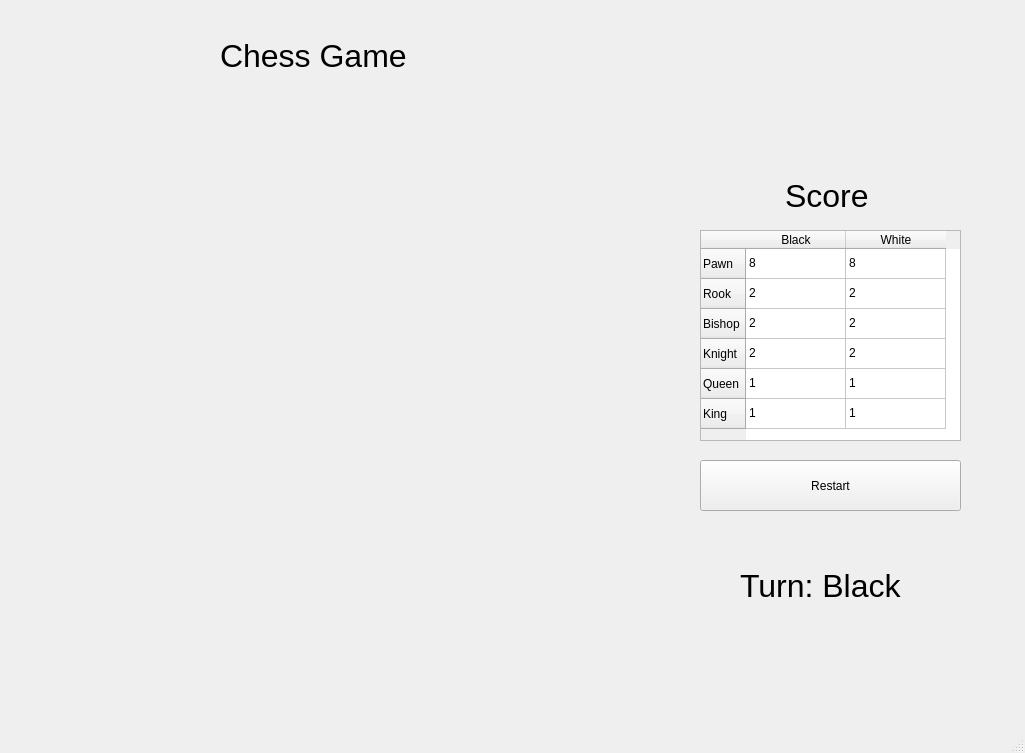
<?xml version="1.0" encoding="UTF-8"?>
<ui version="4.0">
 <class>MainWindow</class>
 <widget class="QMainWindow" name="MainWindow">
  <property name="geometry">
   <rect>
    <x>0</x>
    <y>0</y>
    <width>1025</width>
    <height>753</height>
   </rect>
  </property>
  <property name="windowTitle">
   <string>Chess</string>
  </property>
  <widget class="QWidget" name="centralwidget">
   <widget class="QLabel" name="label_board">
    <property name="geometry">
     <rect>
      <x>30</x>
      <y>37</y>
      <width>611</width>
      <height>721</height>
     </rect>
    </property>
    <property name="text">
     <string/>
    </property>
    <property name="pixmap">
     <pixmap>data/Chess_Board3.jpg</pixmap>
    </property>
   </widget>
   <widget class="QLabel" name="label_score">
    <property name="geometry">
     <rect>
      <x>785</x>
      <y>170</y>
      <width>101</width>
      <height>51</height>
     </rect>
    </property>
    <property name="font">
     <font>
      <pointsize>24</pointsize>
     </font>
    </property>
    <property name="text">
     <string>Score</string>
    </property>
   </widget>
   <widget class="QTableWidget" name="tableWidget">
    <property name="geometry">
     <rect>
      <x>700</x>
      <y>230</y>
      <width>261</width>
      <height>211</height>
     </rect>
    </property>
    <row>
     <property name="text">
      <string>Pawn</string>
     </property>
    </row>
    <row>
     <property name="text">
      <string>Rook</string>
     </property>
    </row>
    <row>
     <property name="text">
      <string>Bishop</string>
     </property>
    </row>
    <row>
     <property name="text">
      <string>Knight</string>
     </property>
    </row>
    <row>
     <property name="text">
      <string>Queen</string>
     </property>
    </row>
    <row>
     <property name="text">
      <string>King</string>
     </property>
    </row>
    <column>
     <property name="text">
      <string>Black</string>
     </property>
    </column>
    <column>
     <property name="text">
      <string>White</string>
     </property>
    </column>
    <item row="0" column="0">
     <property name="text">
      <string>8</string>
     </property>
    </item>
    <item row="0" column="1">
     <property name="text">
      <string>8</string>
     </property>
    </item>
    <item row="1" column="0">
     <property name="text">
      <string>2</string>
     </property>
    </item>
    <item row="1" column="1">
     <property name="text">
      <string>2</string>
     </property>
    </item>
    <item row="2" column="0">
     <property name="text">
      <string>2</string>
     </property>
    </item>
    <item row="2" column="1">
     <property name="text">
      <string>2</string>
     </property>
    </item>
    <item row="3" column="0">
     <property name="text">
      <string>2</string>
     </property>
    </item>
    <item row="3" column="1">
     <property name="text">
      <string>2</string>
     </property>
    </item>
    <item row="4" column="0">
     <property name="text">
      <string>1</string>
     </property>
    </item>
    <item row="4" column="1">
     <property name="text">
      <string>1</string>
     </property>
    </item>
    <item row="5" column="0">
     <property name="text">
      <string>1</string>
     </property>
    </item>
    <item row="5" column="1">
     <property name="text">
      <string>1</string>
     </property>
    </item>
   </widget>
   <widget class="QPushButton" name="pushButton_restart">
    <property name="geometry">
     <rect>
      <x>700</x>
      <y>460</y>
      <width>261</width>
      <height>51</height>
     </rect>
    </property>
    <property name="text">
     <string>Restart</string>
    </property>
   </widget>
   <widget class="QLabel" name="label_title">
    <property name="geometry">
     <rect>
      <x>220</x>
      <y>30</y>
      <width>221</width>
      <height>51</height>
     </rect>
    </property>
    <property name="font">
     <font>
      <pointsize>24</pointsize>
     </font>
    </property>
    <property name="text">
     <string>Chess Game</string>
    </property>
   </widget>
   <widget class="QLabel" name="label_turn">
    <property name="geometry">
     <rect>
      <x>740</x>
      <y>560</y>
      <width>221</width>
      <height>51</height>
     </rect>
    </property>
    <property name="font">
     <font>
      <pointsize>24</pointsize>
     </font>
    </property>
    <property name="text">
     <string>Turn: Black</string>
    </property>
   </widget>
  </widget>
  <widget class="QMenuBar" name="menubar">
   <property name="geometry">
    <rect>
     <x>0</x>
     <y>0</y>
     <width>1025</width>
     <height>25</height>
    </rect>
   </property>
  </widget>
  <widget class="QStatusBar" name="statusbar"/>
 </widget>
 <resources/>
 <connections/>
</ui>
